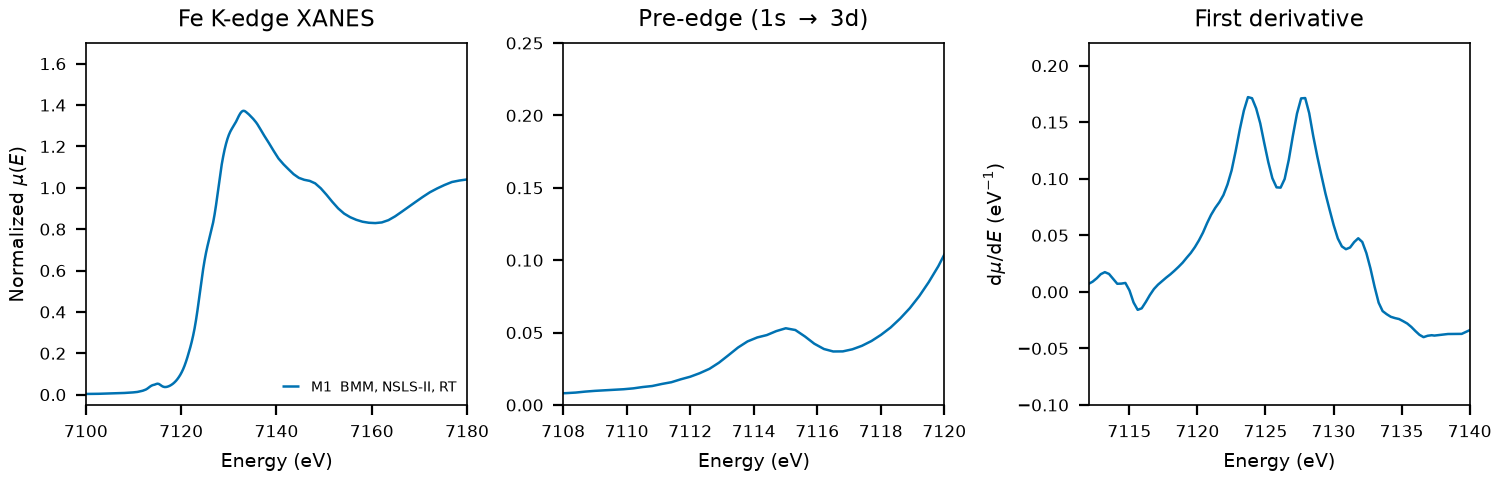

The script that saved this image:
"""Plot the experimental Fe K-edge spectrum of aegirine in this folder.

Run from this directory. The output replaces spectra_comparison.png, which the
README links to.
"""

import matplotlib.pyplot as plt
import numpy as np
from larch import Group
from larch.xafs import pre_edge

OUTPUT = "spectra_comparison.png"

MEASUREMENTS = [
    ("M1  BMM, NSLS-II, RT", "NIST/Fe-Aegerine.xdi", {"ratio": (4, 5), "ref_ratio": (5, 6)}, "#0072B2"),
]

FE_K_EDGE = 7112.0
PRE_EDGE_DEFAULTS = {"pre1": -150, "pre2": -30, "norm1": 150, "norm2": 950, "nnorm": 2, "nvict": 2}


def normalized(path, ratio=None, ref_ratio=None):
    """Return a larch group with the normalized spectrum read from path."""
    data = np.loadtxt(path, comments="#")
    energy = data[:, 0]
    mu = np.log(data[:, ratio[0]] / data[:, ratio[1]])

    if ref_ratio is not None:
        ref_mu = np.log(data[:, ref_ratio[0]] / data[:, ref_ratio[1]])
        ref_group = Group(energy=energy.copy(), mu=ref_mu)
        pre_edge(ref_group)
        eshift = FE_K_EDGE - ref_group.e0
        energy = energy + eshift

    group = Group(energy=energy, mu=mu)
    pre_edge(group, **PRE_EDGE_DEFAULTS)
    return group


def main():
    plt.rcParams.update({"font.size": 7, "axes.linewidth": 0.6})
    fig, axes = plt.subplots(1, 3, figsize=(7.5, 2.4), constrained_layout=True)

    for label, path, kwargs, color in MEASUREMENTS:
        group = normalized(path, **kwargs)
        derivative = np.gradient(group.flat, group.energy)
        axes[0].plot(group.energy, group.flat, color=color, lw=0.9, label=label)
        axes[1].plot(group.energy, group.flat, color=color, lw=0.9)
        axes[2].plot(group.energy, derivative, color=color, lw=0.9)

    axes[0].set(
        xlim=(7100, 7180),
        ylim=(-0.05, 1.7),
        title="Fe K-edge XANES",
        ylabel=r"Normalized $\mu(E)$",
    )
    axes[1].set(
        xlim=(7108, 7120),
        ylim=(0, 0.25),
        title=r"Pre-edge (1s $\rightarrow$ 3d)",
    )
    axes[2].set(
        xlim=(7112, 7140),
        ylim=(-0.10, 0.22),
        title="First derivative",
        ylabel=r"d$\mu$/d$E$ (eV$^{-1}$)",
    )
    for ax in axes:
        ax.set_xlabel("Energy (eV)")
        ax.tick_params(labelsize=6)

    axes[0].legend(
        loc="lower right",
        fontsize=5.2,
        frameon=False,
        handlelength=1.2,
        borderpad=0.2,
        labelspacing=0.25,
    )
    fig.savefig(OUTPUT, dpi=200)
    print(f"wrote {OUTPUT}")


if __name__ == "__main__":
    main()
